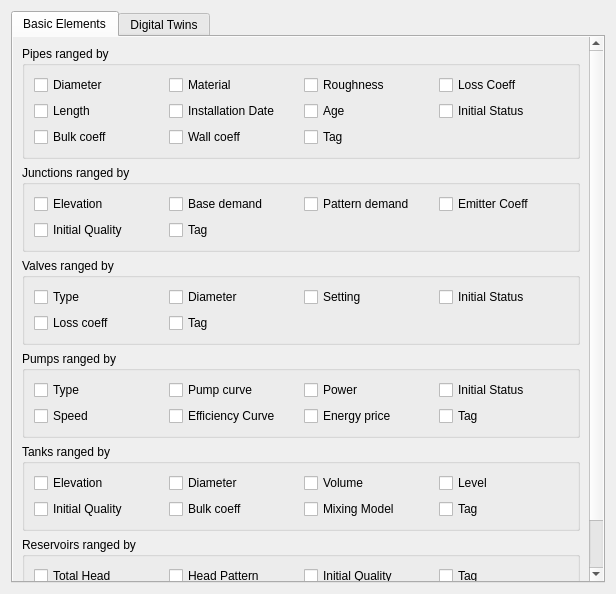
<?xml version="1.0" encoding="UTF-8"?>
<ui version="4.0">
 <class>Dialog</class>
 <widget class="QDialog" name="Dialog">
  <property name="geometry">
   <rect>
    <x>0</x>
    <y>0</y>
    <width>616</width>
    <height>594</height>
   </rect>
  </property>
  <property name="sizePolicy">
   <sizepolicy hsizetype="Preferred" vsizetype="Preferred">
    <horstretch>0</horstretch>
    <verstretch>0</verstretch>
   </sizepolicy>
  </property>
  <property name="windowTitle">
   <string>Thematic Maps</string>
  </property>
  <layout class="QHBoxLayout" name="horizontalLayout_2">
   <item>
    <widget class="QTabWidget" name="tabWidget">
     <property name="currentIndex">
      <number>0</number>
     </property>
     <property name="movable">
      <bool>false</bool>
     </property>
     <property name="tabBarAutoHide">
      <bool>false</bool>
     </property>
     <widget class="QWidget" name="tab_basicElements">
      <attribute name="title">
       <string>Basic Elements</string>
      </attribute>
      <layout class="QVBoxLayout" name="verticalLayout">
       <property name="leftMargin">
        <number>0</number>
       </property>
       <property name="topMargin">
        <number>0</number>
       </property>
       <property name="rightMargin">
        <number>0</number>
       </property>
       <property name="bottomMargin">
        <number>0</number>
       </property>
       <item>
        <widget class="QScrollArea" name="scrollArea">
         <property name="sizePolicy">
          <sizepolicy hsizetype="Preferred" vsizetype="Preferred">
           <horstretch>0</horstretch>
           <verstretch>0</verstretch>
          </sizepolicy>
         </property>
         <property name="frameShape">
          <enum>QFrame::NoFrame</enum>
         </property>
         <property name="sizeAdjustPolicy">
          <enum>QAbstractScrollArea::AdjustToContents</enum>
         </property>
         <property name="widgetResizable">
          <bool>true</bool>
         </property>
         <widget class="QWidget" name="scrollAreaWidgetContents">
          <property name="geometry">
           <rect>
            <x>0</x>
            <y>0</y>
            <width>590</width>
            <height>548</height>
           </rect>
          </property>
          <layout class="QVBoxLayout" name="verticalLayout_2">
           <item>
            <widget class="QGroupBox" name="gbPipes">
             <property name="title">
              <string>Pipes ranged by</string>
             </property>
             <layout class="QGridLayout" name="gridLayout">
              <item row="0" column="2">
               <widget class="QCheckBox" name="cbPipesRoughness">
                <property name="text">
                 <string>Roughness</string>
                </property>
               </widget>
              </item>
              <item row="1" column="2">
               <widget class="QCheckBox" name="cbPipesAge">
                <property name="text">
                 <string>Age</string>
                </property>
               </widget>
              </item>
              <item row="0" column="3">
               <widget class="QCheckBox" name="cbPipesLossCoeff">
                <property name="text">
                 <string>Loss Coeff</string>
                </property>
               </widget>
              </item>
              <item row="0" column="1">
               <widget class="QCheckBox" name="cbPipesMaterial">
                <property name="text">
                 <string>Material</string>
                </property>
               </widget>
              </item>
              <item row="1" column="3">
               <widget class="QCheckBox" name="cbPipesInitStatus">
                <property name="text">
                 <string>Initial Status</string>
                </property>
               </widget>
              </item>
              <item row="1" column="0">
               <widget class="QCheckBox" name="cbPipesLength">
                <property name="text">
                 <string>Length</string>
                </property>
               </widget>
              </item>
              <item row="0" column="0">
               <widget class="QCheckBox" name="cbPipesDiameter">
                <property name="text">
                 <string>Diameter</string>
                </property>
               </widget>
              </item>
              <item row="1" column="1">
               <widget class="QCheckBox" name="cbPipesInstallationDate">
                <property name="text">
                 <string>Installation Date</string>
                </property>
               </widget>
              </item>
              <item row="2" column="0">
               <widget class="QCheckBox" name="cbPipesBulkCoeff">
                <property name="text">
                 <string>Bulk coeff</string>
                </property>
               </widget>
              </item>
              <item row="2" column="1">
               <widget class="QCheckBox" name="cbPipesWallCoeff">
                <property name="text">
                 <string>Wall coeff</string>
                </property>
               </widget>
              </item>
              <item row="2" column="2">
               <widget class="QCheckBox" name="cbPipesTag">
                <property name="text">
                 <string>Tag</string>
                </property>
               </widget>
              </item>
             </layout>
            </widget>
           </item>
           <item>
            <widget class="QGroupBox" name="gbJunctions">
             <property name="title">
              <string>Junctions ranged by</string>
             </property>
             <layout class="QGridLayout" name="gridLayout_2">
              <item row="0" column="3">
               <widget class="QCheckBox" name="cbJunctionsEmitterCoeff">
                <property name="text">
                 <string>Emitter Coeff</string>
                </property>
               </widget>
              </item>
              <item row="0" column="2">
               <widget class="QCheckBox" name="cbJunctionsPatternDemand">
                <property name="text">
                 <string>Pattern demand</string>
                </property>
               </widget>
              </item>
              <item row="0" column="0">
               <widget class="QCheckBox" name="cbJunctionsElevation">
                <property name="text">
                 <string>Elevation</string>
                </property>
               </widget>
              </item>
              <item row="0" column="1">
               <widget class="QCheckBox" name="cbJunctionsBaseDemand">
                <property name="text">
                 <string>Base demand</string>
                </property>
               </widget>
              </item>
              <item row="1" column="0">
               <widget class="QCheckBox" name="cbJunctionsInitialQuality">
                <property name="text">
                 <string>Initial Quality</string>
                </property>
               </widget>
              </item>
              <item row="1" column="1">
               <widget class="QCheckBox" name="cbJunctionsTag">
                <property name="text">
                 <string>Tag</string>
                </property>
               </widget>
              </item>
             </layout>
            </widget>
           </item>
           <item>
            <widget class="QGroupBox" name="gbValves">
             <property name="enabled">
              <bool>true</bool>
             </property>
             <property name="acceptDrops">
              <bool>false</bool>
             </property>
             <property name="autoFillBackground">
              <bool>false</bool>
             </property>
             <property name="title">
              <string>Valves ranged by</string>
             </property>
             <property name="flat">
              <bool>false</bool>
             </property>
             <layout class="QGridLayout" name="gridLayout_3">
              <item row="0" column="1">
               <widget class="QCheckBox" name="cbValvesDiameter">
                <property name="text">
                 <string>Diameter</string>
                </property>
               </widget>
              </item>
              <item row="0" column="0">
               <widget class="QCheckBox" name="cbValvesType">
                <property name="text">
                 <string>Type</string>
                </property>
               </widget>
              </item>
              <item row="0" column="2">
               <widget class="QCheckBox" name="cbValvesSetting">
                <property name="text">
                 <string>Setting</string>
                </property>
               </widget>
              </item>
              <item row="0" column="3">
               <widget class="QCheckBox" name="cbValvesInitialStatus">
                <property name="text">
                 <string>Initial Status</string>
                </property>
               </widget>
              </item>
              <item row="1" column="0">
               <widget class="QCheckBox" name="cbValvesLossCoeff">
                <property name="text">
                 <string>Loss coeff</string>
                </property>
               </widget>
              </item>
              <item row="1" column="1">
               <widget class="QCheckBox" name="cbValvesTag">
                <property name="text">
                 <string>Tag</string>
                </property>
               </widget>
              </item>
             </layout>
            </widget>
           </item>
           <item>
            <widget class="QGroupBox" name="gbPumps">
             <property name="title">
              <string>Pumps ranged by</string>
             </property>
             <layout class="QGridLayout" name="gridLayout_4">
              <item row="0" column="0">
               <widget class="QCheckBox" name="cbPumpsType">
                <property name="text">
                 <string>Type</string>
                </property>
               </widget>
              </item>
              <item row="0" column="1">
               <widget class="QCheckBox" name="cbPumpsPumpCurve">
                <property name="text">
                 <string>Pump curve</string>
                </property>
               </widget>
              </item>
              <item row="0" column="2">
               <widget class="QCheckBox" name="cbPumpsPower">
                <property name="text">
                 <string>Power</string>
                </property>
               </widget>
              </item>
              <item row="0" column="3">
               <widget class="QCheckBox" name="cbPumpsInitialStatus">
                <property name="text">
                 <string>Initial Status</string>
                </property>
               </widget>
              </item>
              <item row="1" column="0">
               <widget class="QCheckBox" name="cbPumpsSpeed">
                <property name="text">
                 <string>Speed</string>
                </property>
               </widget>
              </item>
              <item row="1" column="1">
               <widget class="QCheckBox" name="cbPumpsEfficiencyCurve">
                <property name="text">
                 <string>Efficiency Curve</string>
                </property>
               </widget>
              </item>
              <item row="1" column="2">
               <widget class="QCheckBox" name="cbPumpsEnergyPrice">
                <property name="text">
                 <string>Energy price</string>
                </property>
               </widget>
              </item>
              <item row="1" column="3">
               <widget class="QCheckBox" name="cbPumpsTag">
                <property name="text">
                 <string>Tag</string>
                </property>
               </widget>
              </item>
             </layout>
            </widget>
           </item>
           <item>
            <widget class="QGroupBox" name="gbTanks">
             <property name="title">
              <string>Tanks ranged by</string>
             </property>
             <layout class="QGridLayout" name="gridLayout_5">
              <item row="0" column="3">
               <widget class="QCheckBox" name="cbTanksLevel">
                <property name="text">
                 <string>Level</string>
                </property>
               </widget>
              </item>
              <item row="0" column="0">
               <widget class="QCheckBox" name="cbTanksElevation">
                <property name="text">
                 <string>Elevation</string>
                </property>
               </widget>
              </item>
              <item row="0" column="1">
               <widget class="QCheckBox" name="cbTanksDiameter">
                <property name="text">
                 <string>Diameter</string>
                </property>
               </widget>
              </item>
              <item row="0" column="2">
               <widget class="QCheckBox" name="cbTanksVolume">
                <property name="text">
                 <string>Volume</string>
                </property>
               </widget>
              </item>
              <item row="1" column="0">
               <widget class="QCheckBox" name="cbTanksInitialQuality">
                <property name="text">
                 <string>Initial Quality</string>
                </property>
               </widget>
              </item>
              <item row="1" column="1">
               <widget class="QCheckBox" name="cbTanksBulkCoeff">
                <property name="text">
                 <string>Bulk coeff</string>
                </property>
               </widget>
              </item>
              <item row="1" column="2">
               <widget class="QCheckBox" name="cbTanksMixingModel">
                <property name="text">
                 <string>Mixing Model</string>
                </property>
               </widget>
              </item>
              <item row="1" column="3">
               <widget class="QCheckBox" name="cbTanksTag">
                <property name="text">
                 <string>Tag</string>
                </property>
               </widget>
              </item>
             </layout>
            </widget>
           </item>
           <item>
            <widget class="QGroupBox" name="gbReservoirs">
             <property name="sizePolicy">
              <sizepolicy hsizetype="Preferred" vsizetype="Fixed">
               <horstretch>0</horstretch>
               <verstretch>0</verstretch>
              </sizepolicy>
             </property>
             <property name="title">
              <string>Reservoirs ranged by</string>
             </property>
             <layout class="QGridLayout" name="gridLayout_6">
              <item row="0" column="1">
               <widget class="QCheckBox" name="cbReservoirsHeadPattern">
                <property name="text">
                 <string>Head Pattern</string>
                </property>
               </widget>
              </item>
              <item row="0" column="2">
               <widget class="QCheckBox" name="cbReservoirsInitialQuality">
                <property name="text">
                 <string>Initial Quality</string>
                </property>
               </widget>
              </item>
              <item row="0" column="0">
               <widget class="QCheckBox" name="cbReservoirsTotalHead">
                <property name="text">
                 <string>Total Head</string>
                </property>
               </widget>
              </item>
              <item row="0" column="3">
               <widget class="QCheckBox" name="cbReservoirsTag">
                <property name="text">
                 <string>Tag</string>
                </property>
               </widget>
              </item>
             </layout>
            </widget>
           </item>
           <item>
            <spacer name="verticalSpacer_2">
             <property name="orientation">
              <enum>Qt::Vertical</enum>
             </property>
             <property name="sizeHint" stdset="0">
              <size>
               <width>20</width>
               <height>40</height>
              </size>
             </property>
            </spacer>
           </item>
           <item>
            <layout class="QHBoxLayout" name="horizontalLayout">
             <item>
              <spacer name="horizontalSpacer">
               <property name="orientation">
                <enum>Qt::Horizontal</enum>
               </property>
               <property name="sizeHint" stdset="0">
                <size>
                 <width>0</width>
                 <height>0</height>
                </size>
               </property>
              </spacer>
             </item>
             <item>
              <widget class="QPushButton" name="btAccept">
               <property name="text">
                <string>Accept</string>
               </property>
              </widget>
             </item>
             <item>
              <widget class="QPushButton" name="btCancel">
               <property name="text">
                <string>Cancel</string>
               </property>
              </widget>
             </item>
            </layout>
           </item>
          </layout>
         </widget>
        </widget>
       </item>
      </layout>
     </widget>
     <widget class="QWidget" name="tab_digitalTwins">
      <attribute name="title">
       <string>Digital Twins</string>
      </attribute>
      <layout class="QHBoxLayout" name="horizontalLayout_5">
       <property name="leftMargin">
        <number>0</number>
       </property>
       <property name="topMargin">
        <number>0</number>
       </property>
       <property name="rightMargin">
        <number>0</number>
       </property>
       <property name="bottomMargin">
        <number>0</number>
       </property>
       <item>
        <widget class="QScrollArea" name="scrollArea_3">
         <property name="sizePolicy">
          <sizepolicy hsizetype="Preferred" vsizetype="Preferred">
           <horstretch>0</horstretch>
           <verstretch>0</verstretch>
          </sizepolicy>
         </property>
         <property name="frameShape">
          <enum>QFrame::NoFrame</enum>
         </property>
         <property name="sizeAdjustPolicy">
          <enum>QAbstractScrollArea::AdjustToContents</enum>
         </property>
         <property name="widgetResizable">
          <bool>true</bool>
         </property>
         <widget class="QWidget" name="scrollAreaWidgetContents_3">
          <property name="geometry">
           <rect>
            <x>0</x>
            <y>0</y>
            <width>590</width>
            <height>548</height>
           </rect>
          </property>
          <layout class="QVBoxLayout" name="verticalLayout_5">
           <item>
            <widget class="QGroupBox" name="gbService">
             <property name="title">
              <string>Service connections ranged by</string>
             </property>
             <layout class="QGridLayout" name="gridLayout_13">
              <item row="0" column="0">
               <widget class="QCheckBox" name="cbPipesDiameter_3">
                <property name="text">
                 <string>Temporary</string>
                </property>
               </widget>
              </item>
             </layout>
            </widget>
           </item>
           <item>
            <widget class="QGroupBox" name="gbIsolation">
             <property name="title">
              <string>Isolation valves ranged by</string>
             </property>
             <layout class="QGridLayout" name="gridLayout_17">
              <item row="0" column="0">
               <widget class="QCheckBox" name="cbTanksElevation_3">
                <property name="text">
                 <string>Temporary</string>
                </property>
               </widget>
              </item>
             </layout>
            </widget>
           </item>
           <item>
            <widget class="QGroupBox" name="gbMeters">
             <property name="sizePolicy">
              <sizepolicy hsizetype="Preferred" vsizetype="Fixed">
               <horstretch>0</horstretch>
               <verstretch>0</verstretch>
              </sizepolicy>
             </property>
             <property name="title">
              <string>Meters ranged by</string>
             </property>
             <layout class="QGridLayout" name="gridLayout_18">
              <item row="0" column="0">
               <widget class="QCheckBox" name="cbReservoirsTotalHead_3">
                <property name="text">
                 <string>Temporary</string>
                </property>
               </widget>
              </item>
             </layout>
            </widget>
           </item>
           <item>
            <spacer name="verticalSpacer">
             <property name="orientation">
              <enum>Qt::Vertical</enum>
             </property>
             <property name="sizeHint" stdset="0">
              <size>
               <width>20</width>
               <height>40</height>
              </size>
             </property>
            </spacer>
           </item>
           <item>
            <layout class="QHBoxLayout" name="horizontalLayout_4">
             <item>
              <spacer name="horizontalSpacer_3">
               <property name="orientation">
                <enum>Qt::Horizontal</enum>
               </property>
               <property name="sizeHint" stdset="0">
                <size>
                 <width>0</width>
                 <height>0</height>
                </size>
               </property>
              </spacer>
             </item>
             <item>
              <widget class="QPushButton" name="btAccept_3">
               <property name="text">
                <string>Accept</string>
               </property>
              </widget>
             </item>
             <item>
              <widget class="QPushButton" name="btCancel_3">
               <property name="text">
                <string>Cancel</string>
               </property>
              </widget>
             </item>
            </layout>
           </item>
          </layout>
         </widget>
        </widget>
       </item>
      </layout>
     </widget>
    </widget>
   </item>
  </layout>
 </widget>
 <resources/>
 <connections/>
</ui>
